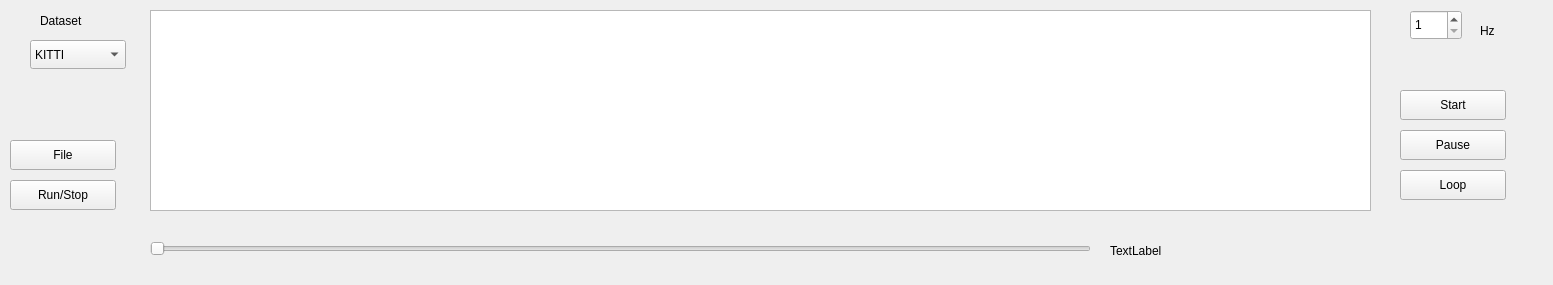
<?xml version="1.0" encoding="UTF-8"?>
<ui version="4.0">
 <class>Widget</class>
 <widget class="QWidget" name="Widget">
  <property name="geometry">
   <rect>
    <x>0</x>
    <y>0</y>
    <width>1553</width>
    <height>285</height>
   </rect>
  </property>
  <property name="windowTitle">
   <string>Widget</string>
  </property>
  <widget class="QPushButton" name="fileButton">
   <property name="geometry">
    <rect>
     <x>10</x>
     <y>140</y>
     <width>106</width>
     <height>30</height>
    </rect>
   </property>
   <property name="text">
    <string>File</string>
   </property>
  </widget>
  <widget class="QPushButton" name="startButton">
   <property name="geometry">
    <rect>
     <x>1400</x>
     <y>90</y>
     <width>106</width>
     <height>30</height>
    </rect>
   </property>
   <property name="text">
    <string>Start</string>
   </property>
  </widget>
  <widget class="QPushButton" name="pauseButton">
   <property name="geometry">
    <rect>
     <x>1400</x>
     <y>130</y>
     <width>106</width>
     <height>30</height>
    </rect>
   </property>
   <property name="text">
    <string>Pause</string>
   </property>
  </widget>
  <widget class="QPushButton" name="loopButton">
   <property name="geometry">
    <rect>
     <x>1400</x>
     <y>170</y>
     <width>106</width>
     <height>30</height>
    </rect>
   </property>
   <property name="text">
    <string>Loop</string>
   </property>
  </widget>
  <widget class="QSlider" name="progressBar">
   <property name="geometry">
    <rect>
     <x>150</x>
     <y>240</y>
     <width>941</width>
     <height>18</height>
    </rect>
   </property>
   <property name="orientation">
    <enum>Qt::Horizontal</enum>
   </property>
  </widget>
  <widget class="QTextEdit" name="outputTextEdit">
   <property name="geometry">
    <rect>
     <x>150</x>
     <y>10</y>
     <width>1221</width>
     <height>201</height>
    </rect>
   </property>
  </widget>
  <widget class="QPushButton" name="runStopButton">
   <property name="geometry">
    <rect>
     <x>10</x>
     <y>180</y>
     <width>106</width>
     <height>30</height>
    </rect>
   </property>
   <property name="text">
    <string>Run/Stop</string>
   </property>
  </widget>
  <widget class="QComboBox" name="datasetComboBox">
   <property name="geometry">
    <rect>
     <x>30</x>
     <y>40</y>
     <width>96</width>
     <height>29</height>
    </rect>
   </property>
   <item>
    <property name="text">
     <string>KITTI</string>
    </property>
   </item>
   <item>
    <property name="text">
     <string>NCLT</string>
    </property>
   </item>
  </widget>
  <widget class="QLabel" name="progressLabel">
   <property name="geometry">
    <rect>
     <x>1110</x>
     <y>240</y>
     <width>151</width>
     <height>21</height>
    </rect>
   </property>
   <property name="text">
    <string>TextLabel</string>
   </property>
  </widget>
  <widget class="QSpinBox" name="jumpSpinBox">
   <property name="geometry">
    <rect>
     <x>1410</x>
     <y>10</y>
     <width>52</width>
     <height>30</height>
    </rect>
   </property>
   <property name="minimum">
    <number>1</number>
   </property>
  </widget>
  <widget class="QLabel" name="label">
   <property name="geometry">
    <rect>
     <x>40</x>
     <y>10</y>
     <width>80</width>
     <height>21</height>
    </rect>
   </property>
   <property name="text">
    <string>Dataset</string>
   </property>
  </widget>
  <widget class="QLabel" name="label_2">
   <property name="geometry">
    <rect>
     <x>1480</x>
     <y>20</y>
     <width>31</width>
     <height>21</height>
    </rect>
   </property>
   <property name="text">
    <string>Hz</string>
   </property>
  </widget>
 </widget>
 <resources/>
 <connections/>
</ui>
